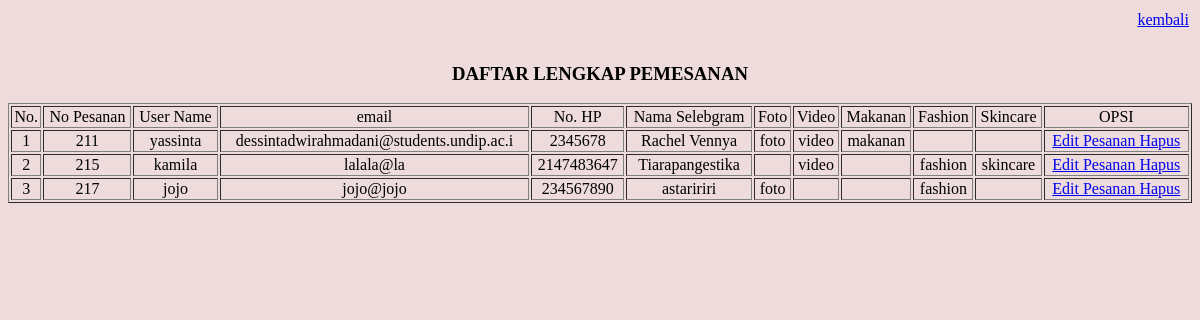
The app's page /joinfull.php with its own data.
### tables this page shows
CREATE TABLE `user` (
  `id_user` int(15) NOT NULL,
  `id_produk` int(15) DEFAULT NULL,
  `id_pesan` int(15) NOT NULL,
  `id_jenpos` int(15) DEFAULT NULL,
  `id_seleb` int(15) DEFAULT NULL,
  `nama_user` varchar(30) NOT NULL,
  `no_hp` int(15) NOT NULL,
  `email` varchar(40) NOT NULL
);

CREATE TABLE `selebgram` (
  `nama` varchar(40) NOT NULL,
  `id_seleb` int(10) NOT NULL,
  `id_pesan` int(10) NOT NULL,
  `jml_followers` varchar(20) NOT NULL
);

CREATE TABLE `jenis_postingan` (
  `id_jenpos` int(10) NOT NULL,
  `id_seleb` int(10) NOT NULL,
  `id_pesan` int(15) NOT NULL,
  `foto` varchar(15) NOT NULL,
  `video` varchar(15) NOT NULL
);

CREATE TABLE `produk` (
  `id_produk` int(10) NOT NULL,
  `id_seleb` int(20) NOT NULL,
  `id_pesan` int(15) NOT NULL,
  `makanan` varchar(30) NOT NULL,
  `fashion` varchar(30) NOT NULL,
  `skincare` varchar(30) NOT NULL
);

### joinfull.php (the view, shortened to what this page needs)
<!DOCTYPE html>
<html>
<head>
	<link rel="stylesheet" type="text/css" href="theme.css">
</head>
<body>
	<table align="right">
		<td>
    <a href="index.php"> kembali</a> </td>
	</table>
	<br>
	<br>
	<h3 align="center"> DAFTAR LENGKAP PEMESANAN </h3>
		<tr>
<form action="edit.php" method="GET">
<table border="1px" width="100%" height="15px" align="center">
	<tr align="center">
	<td> No. </td>
	<td>No Pesanan</td>
	<td>User Name </td>
	<td> email </td>
	<td> No. HP </td>
	<td> Nama Selebgram</td>
	<td> Foto  </td>
	<td> Video</td>
	<td> Makanan</td>
	<td> Fashion</td>
	<td> Skincare</td>
	<td> OPSI</td>
</tr>
</tr>
<?php
include 'connect.php';
$no = 1;
$result = mysqli_query($connection, "SELECT A.id_pesan, A.nama_user, A.no_hp, A.email, B.nama, C.foto, C.video, D.makanan, D.fashion, D.skincare FROM  user A LEFT JOIN Selebgram B ON A.id_pesan = B.id_pesan LEFT JOIN jenis_postingan C ON a.id_user = c.id_jenpos LEFT JOIN produk D ON A.id_user=D.id_produk ");
foreach ($result as $data) {
?>
<tr align="center">
	<td> <?php echo $no++ ; ?> </td>
	<td><?php echo $data ['id_pesan'] ?></td>
	<td><?php echo $data ['nama_user'] ?></td>
	<td><?php echo $data ['email'] ?></td>
	<td><?php echo $data ['no_hp'] ?></td>
	<td><?php echo $data ['nama'] ?></td>
	<td><?php echo $data ['foto'] ?></td>
	<td><?php echo $data ['video'] ?></td>
	<td><?php echo $data ['makanan'] ?></td>
	<td><?php echo $data ['fashion'] ?></td>
	<td><?php echo $data ['skincare'] ?></td>
	<td>  <a  href= "edit.php?id_pesan=<?php echo $data['id_pesan']; ?>"> Edit Pesanan </a>
	<a  href= "delete.php?id_pesan=<?php echo $data['id_pesan']; ?>"> Hapus </a>
 </td>
	</tr>
<?php
} ?>
</body>
</html>

### theme.css (style rules this page uses)
body { font-family:; background: #eedbdb; }
h3 { background-color: ; color: }

### records on screen
user: id_pesan "211", nama_user "yassinta", email "dessintadwirahmadani@students.undip.ac.i", no_hp "2345678", selebgram.nama "Rachel Vennya", jenis_postingan.foto "foto", jenis_postingan.video "video", produk.makanan "makanan"
user: id_pesan "215", nama_user "kamila", email "lalala@la", no_hp "2147483647", selebgram.nama "Tiarapangestika", jenis_postingan.video "video", produk.fashion "fashion", produk.skincare "skincare"
user: id_pesan "217", nama_user "jojo", email "jojo@jojo", no_hp "234567890", selebgram.nama "astaririri", jenis_postingan.foto "foto", produk.fashion "fashion"
